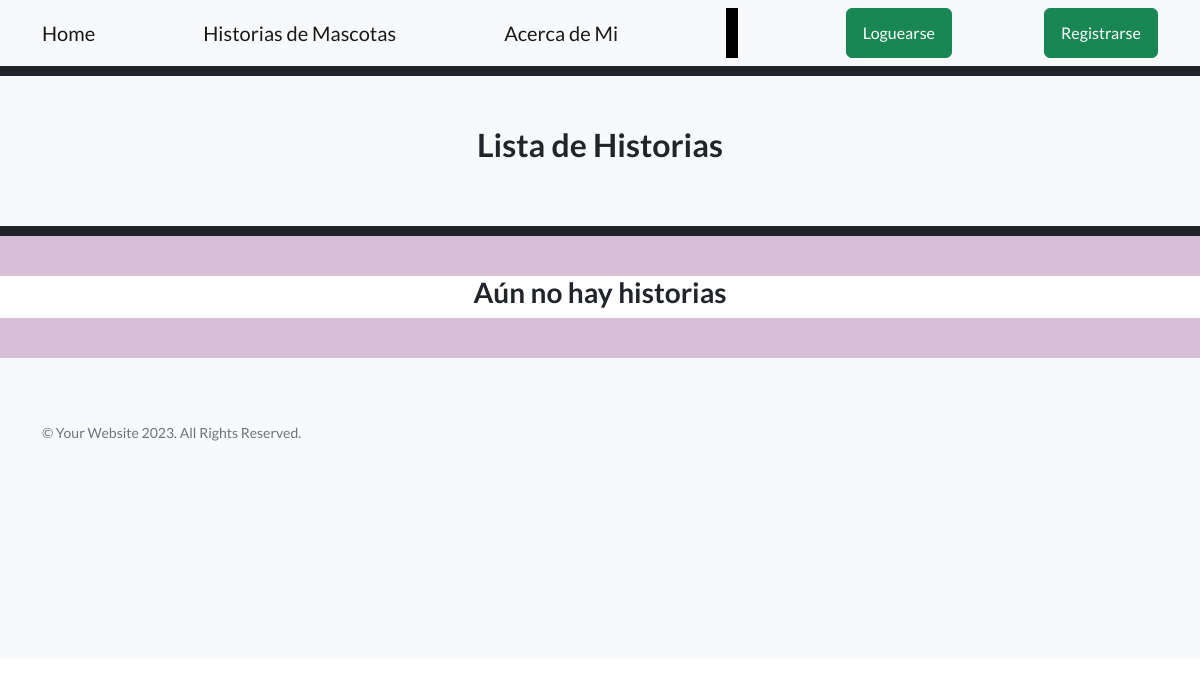
The page /AppPages/routePages/ on the database as committed earlier.
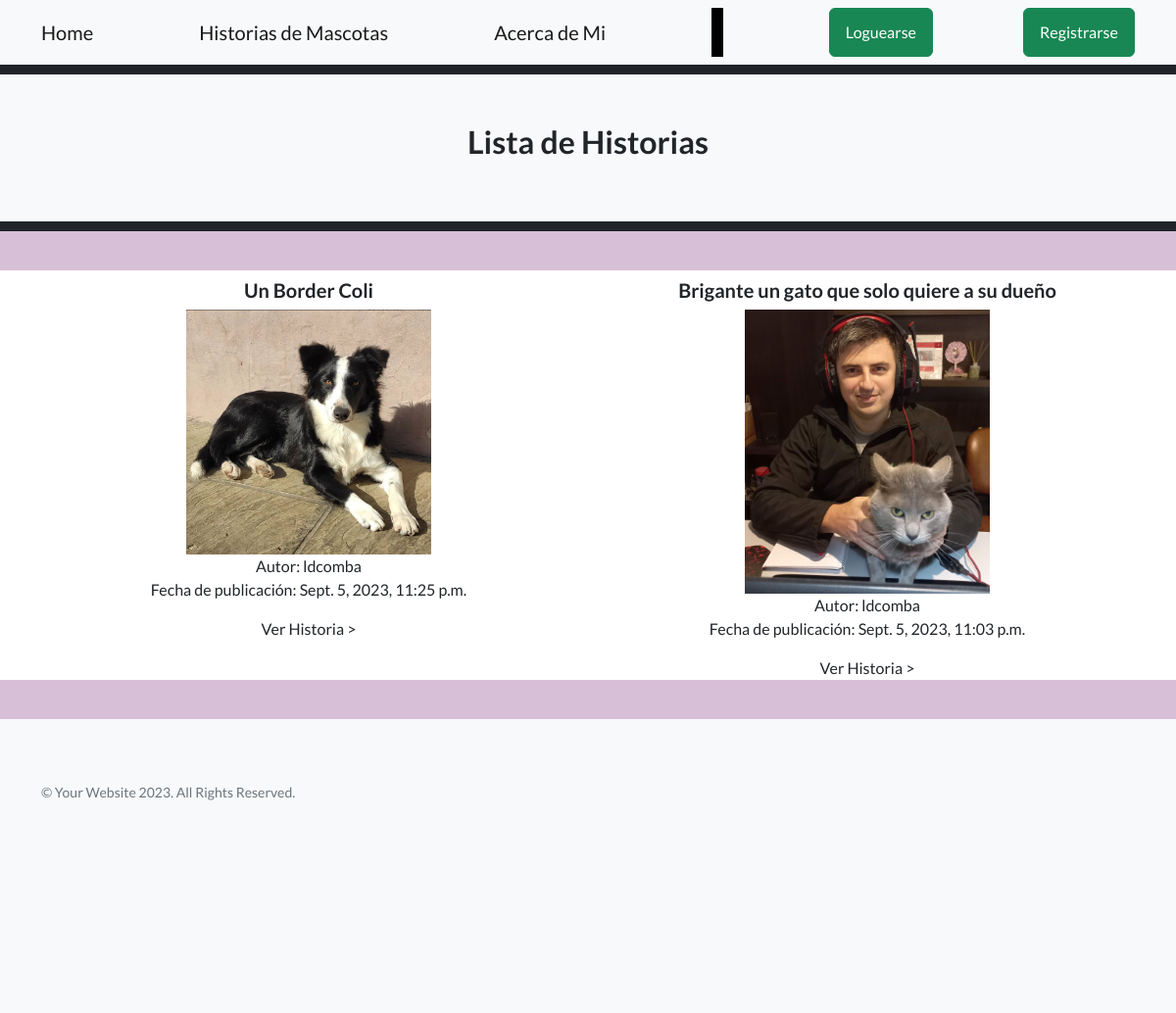
The same page on the database as committed later.
### AppPages/models.py (models this page shows, shortened)
class Mascota(models.Model):
    mascotaSeleccion= (
        ('gato','Gato'),
        ('perro','Perro'),
        ('pajaro','Pajaro'),
        ('pez','Pez'),
        ('otro','Otro')
    )
    autor=models.ForeignKey(User, on_delete=models.CASCADE, null=True, blank=True)
    mascota= models.CharField(max_length=50, choices=mascotaSeleccion, default='gato')
    nombreMascota=models.CharField(max_length=50)
    titulo=models.CharField(max_length=50)
    historia = models.TextField(
        validators=[MaxLengthValidator(limit_value=3200, message='La historia no puede superar 40 líneas.')],
        help_text="Ingresa la historia de la mascota (máximo 40 líneas)."
    )
    fechaPublicacion=models.DateTimeField(auto_now_add=True)
    imagenMascota = models.ImageField(null=True, blank=True, upload_to="imagenes/")
    class Meta:
        ordering = ['autor', '-fechaPublicacion']

### AppPages/views.py (the view)
# urls.py: path('routePages/',routePages,name="routePages"),
def routePages(request):
    if request.method=="POST":
       pass
    else:
        mascotasHistorias=Mascota.objects.all()
        if len(mascotasHistorias) == 0:
            mensaje= " Aún no hay historias"
        else:
            mensaje=""
    return render(request, "03_routePages.html",{"mascotasHistorias":mascotasHistorias,"mensaje":mensaje,"avatar":obtenerAvatar(request)})

### AppPages/views.py (called while the page is built)
def obtenerAvatar(request):
    avatares = PerfilUsuario.objects.filter(Q(user=request.user.id) & Q(imagen__isnull=False) & ~Q(imagen=''))
    if len(avatares)!=0:
        return avatares[0].imagen.url
    else:
        return "/media/avatars/avatarpordefecto.png"

### AppPages/templates/03_routePages.html
{% extends "00_padre.html" %}
{% load static %}
{% block titulo %} Lista de Historias {% endblock %}
{% block contenido_que_cambia %}
<div class="container text-center">
    <h3>{{ mensaje }}</h3>
</div>
<div class="container text-center">
    <div class="row">
            {% for mascotaHistoria in mascotasHistorias %}
            <div class="col-sm-6 align-items-center">
                <div class="card-body">
                <h5>{{mascotaHistoria.titulo}}</h5>
                <img src="{{ mascotaHistoria.imagenMascota.url }}" alt="avatar" width="250" height="auto" />
                <br>
                Autor: {{mascotaHistoria.autor}}
                <br>
                <p>Fecha de publicación:  {{mascotaHistoria.fechaPublicacion}}</p>
                <a class="navbar-brand" href="{% url 'routePagesId' mascotaHistoria.id %}">Ver Historia ></a>
                </div>
            </div>
            {% endfor %}
    </div>
</div>
{% endblock %}

### AppPages/templates/00_padre.html (shortened to what this page needs)
<!DOCTYPE html>
<html lang="en">
    <head>
        {% load static %}
        <link href="https://cdn.jsdelivr.net/npm/bootstrap-icons@1.5.0/font/bootstrap-icons.css" rel="stylesheet" type="text/css" />
        <link href="{% static 'APPCoder/css/styles.css' %}" rel="stylesheet" />
    </head>
    <body>
        <nav class="navbar navbar-light bg-light static-top">
            <div class="container">
                <a class="navbar-brand" href="{% url 'home' %}">Home</a>
                <a class="navbar-brand" href="{% url 'routePages' %}"> Historias de Mascotas</a>
                <a class="navbar-brand" href="{% url 'aboutMe' %}">Acerca de Mi</a>
                <a class="navbar-brand text-black bg-black" style="height: 50px; line-height: 50px;">     1     </a>
                {% if user.is_authenticated %}
                <a class="navbar-brand">  {{ user.username }} </a>
                <img src="{{ avatar }}" alt="avatar" style="width:auto;height:60px;" >
                <a class="btn btn-success" href="{% url 'AppAccounts:logout' %}">Desloguearse</a>
                <a class="btn btn-success" href="{% url 'AppAccounts:editarPerfil' %}">Editar Perfil</a>
                <a class="btn btn-success" href="{% url 'AppAccounts:cambiarPass' %}">Cambiar Contraseña</a>
                <a href="{% url 'AppAccounts:chatRoom' %}">
                    <img src="{% static 'AppPages/assets/img/chatIcon.webp' %}" alt="Imagen de ejemplo" height="60px" width=auto>
                </a>
                {% else %}
                <a class="btn btn-success" href="{% url 'AppAccounts:login' %}">Loguearse</a>
                <a class="btn btn-success" href="{% url 'AppAccounts:register' %}">Registrarse</a>
                {% endif %}
            </div>
        </nav>
        <section class="footer bg-dark"
        style="height: 10px;">
        </section>
        <section class="footer bg-light"
        style="height: 50px;">
        </section>
        <section class="footer bg-light"
        style="height: 50px;">
            <div class="container position-relative">
                <div class="row justify-content-center">
                    <div class="col-xl-6 d-flex align-items-center justify-content-center text-center">
                        <h2 class="mb-4"> {% block titulo %} {% endblock %}</h2>
                    </div>
                </div>
            </div>
        </section>
        <section class="footer bg-light"
        style="height: 50px;">
        </section>
        <section class="footer bg-dark"
        style="height: 10px;">
        </section>
        <section class="footer bg-violeta-pastel"
        style="height: 40px;">
        </section>
        {% block contenido_que_cambia %}
        {% endblock %}
        <section class="footer bg-violeta-pastel"
        style="height: 40px;">
        </section>
        <footer class="footer bg-light"
        style="height: 300px;">
            <div class="container">
                <div class="row">
                    <div class="col-lg-6 h-100 text-center text-lg-start my-auto">
                        <p class="text-muted small mb-4 mb-lg-2">&copy; Your Website 2023. All Rights Reserved.</p>
                    </div>
                </div>
            </div>
        </footer>
    </body>
</html>

Rows that differ between the two databases and show on the page:
added Mascota: titulo "Un Border Coli", imagenMascota (picture), autor "ldcomba", fechaPublicacion "Sept. 5, 2023, 11:25 p.m."
added Mascota: titulo "Brigante un gato que solo quiere a su dueño", imagenMascota (picture), autor "ldcomba", fechaPublicacion "Sept. 5, 2023, 11:03 p.m."
Other text that changed with them:
{{ mensaje }}: "Aún no hay historias" → (not shown)
